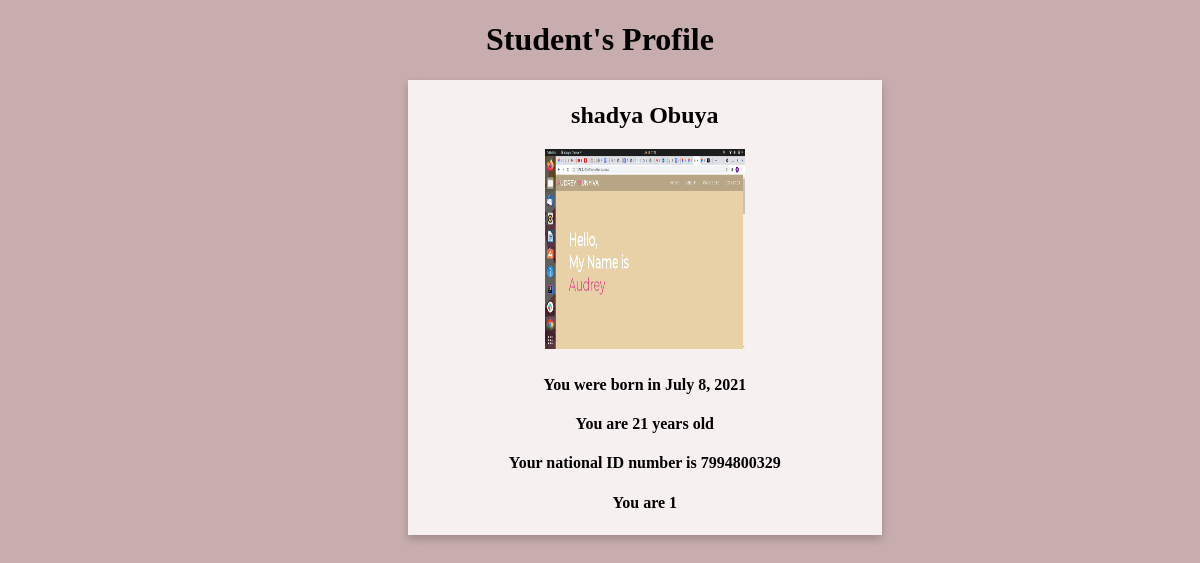
The page /student/profile/2/ on the database as committed earlier.
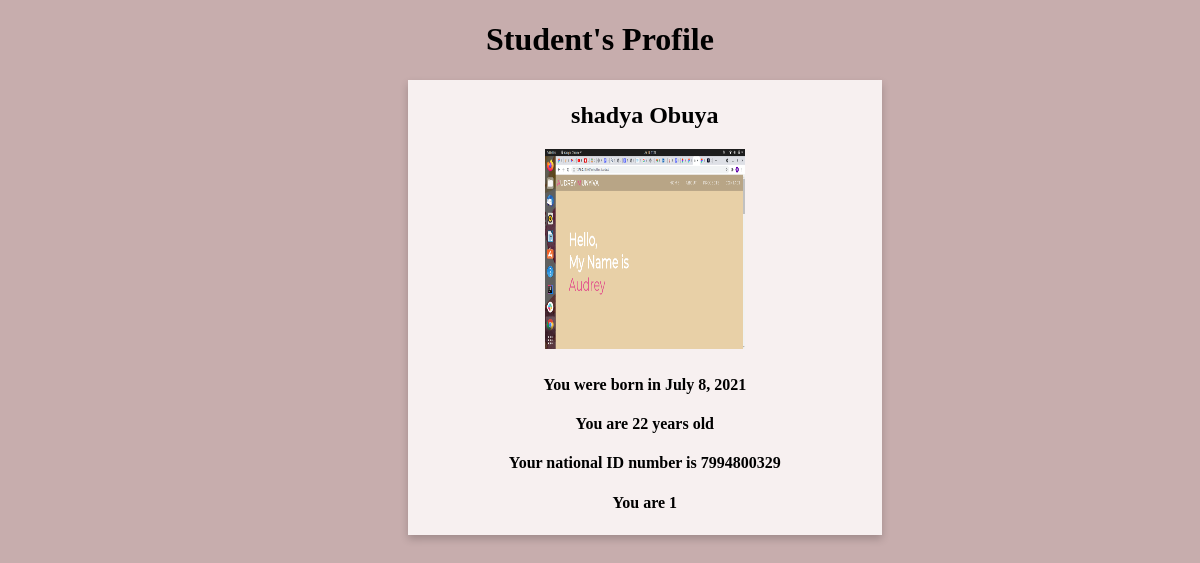
The same page on the database as committed later.
### student/models.py (models this page shows)
class Student(models.Model):
    first_name=models.CharField(max_length=12, null=True)
    last_name=models.CharField(max_length=12, null=True)
    age=models.PositiveSmallIntegerField(null=True)
    date_of_birth=models.DateField(blank=True,null=True)
    national_id=models.CharField(max_length=20,null=True)
    nationality=(
        ('1','Kenyan'),
        ('2','Rwandan'),
        ('3','SouthSudanese'),
        ('4','Ugandan'),
    )
    nationality=models.CharField(
        max_length=15 , choices=nationality
    ,null=True)
    gender=(
        ('Female','Female'),
        ('Male','Male'),
        ('Other','Other'),
    )
    gender=models.CharField(max_length=15,choices=gender, null=True)
    guardian_name=models.CharField(max_length=12,null=True)
    email_adress=models.EmailField(null=True)
    county=models.CharField(max_length=15,null=True)
    image=models.ImageField(upload_to ="images/",null=True)
    languages=(
        ('English','English'),
        ('Swahili','Swahili'),
        ('French','French'),
        ('Kinyarwanda','Kinyaruanda'),
    )
    languages=models.CharField(max_length=15,choices=languages,null=True)
    date_of_enrollement=models.DateField(null=True)
    course_name=models.CharField(max_length=12,blank=True,null=True)
    laptop_number=models.CharField(max_length=10,blank=True,null=True)
    def full_name(self):
        return f"{self.first_name} {self.last_name}"

### student/views.py (the view)
# urls.py: path("profile/<int:id>/",student_profile,name="student_profile"),
def student_profile(request,id):
    student=Student.objects.get(id=id)
    return render(request,"student_profile.html",{"student":student})

### student/templates/student_profile.html (shortened to what this page needs)
<!DOCTYPE html>
<html lang="en">
<head>
</head>
<body>
    <h1 class="heading">Student's Profile</h1>
    <section class=" profile">
    <div class="container">
    <h2>{{student.full_name}}</h2>
    {% if student.image %}
    <h2> <img id="picha"src="{{student.image.url}}" width="200" height="200" ></h2>
    {% endif%}
    <h4>You were born in {{student.date_of_birth}} </h4>
    <h4>You are {{student.age}} years old</h4>
    <h4>Your national ID number is {{student.national_id}} </h4>
    <h4>You are {{student.nationality}} </h4>
    </div>
    </section>
</body>
</html>

Rows that differ between the two databases and show on the page:
changed Student "shadya Obuya": age "21" → "22"
